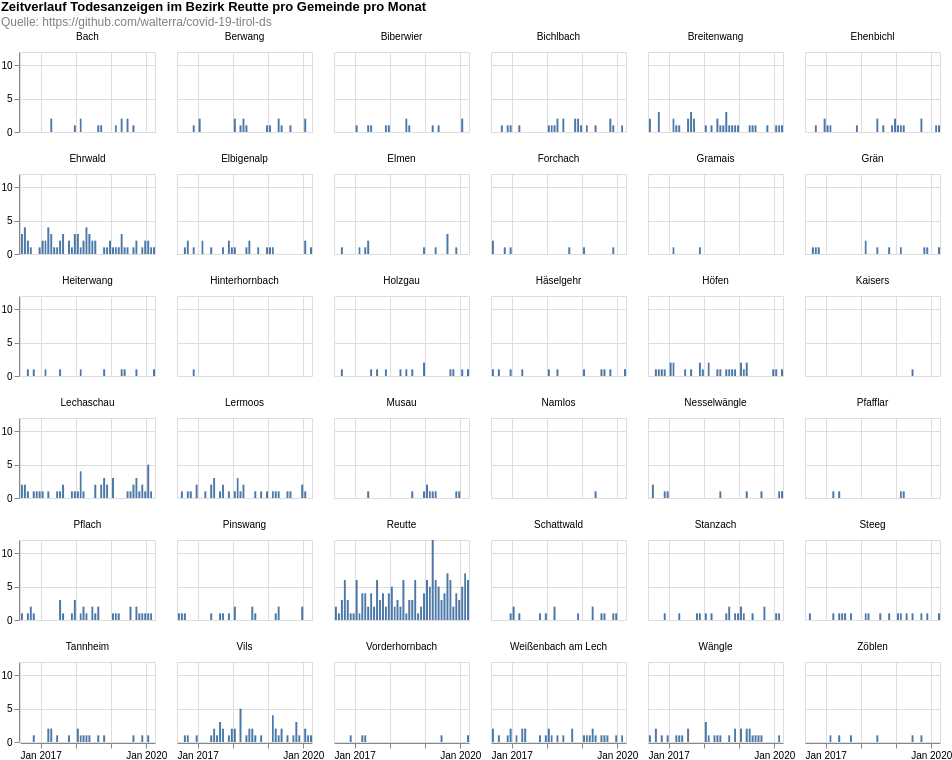

This figure's Vega-Lite source:
### Vega-Lite specification from a JSON file in a GitHub repository (floating-point values rounded to 4 significant figures; data arrays with more than 128 entries replaced by an {"elided": "..."} marker saying what was removed)
{"config": {"view": {"continuousWidth": 400, "continuousHeight": 300}}, "data": {"name": "data-67b4028d06323976d330da0e9faa72dd"}, "facet": {"type": "nominal", "field": "municipaly", "title": null}, "spec": {"layer": [{"mark": "bar", "encoding": {"tooltip": [{"type": "temporal", "field": "date", "timeUnit": "yearmonth"}, {"type": "quantitative", "aggregate": "sum", "field": "count"}], "x": {"type": "temporal", "field": "date", "timeUnit": "yearmonth", "title": null}, "y": {"type": "quantitative", "aggregate": "sum", "field": "count", "title": null}}, "height": 80, "width": 135}]}, "columns": 6, "padding": 0, "title": {"text": ["Zeitverlauf Todesanzeigen im Bezirk Reutte pro Gemeinde pro Monat"], "subtitle": ["Quelle: https://github.com/walterra/covid-19-tirol-ds"], "color": "black", "subtitleColor": "gray"}, "$schema": "https://vega.github.io/schema/vega-lite/v4.0.2.json", "datasets": {"data-67b4028d06323976d330da0e9faa72dd": {"elided": "814 records"}}}
